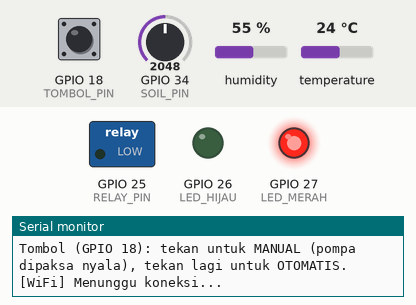
Bench run of a program on a simulated ESP32. Shown: switched loads named in the program (green lamp = pin HIGH), output pins drawn as LEDs (lit = HIGH), the last lines printed to the serial monitor. Inputs (shaded band) come from the test bench; at power-on: GPIO 34 (SOIL_PIN) = 2048, GPIO 18 (TOMBOL_PIN) HIGH, humidity 55 %, temperature 24 °C (analog values on the 0–4095 scale). WiFi joins after 1.5 s; servers stay silent unless stated; no MQTT or app messages arrive unless stated.

Above: at 1.2 s.
1.3 s: GPIO 34 (SOIL_PIN) set to 1707
4.5 s: GPIO 34 (SOIL_PIN) set to 1564
At 7.1 s:
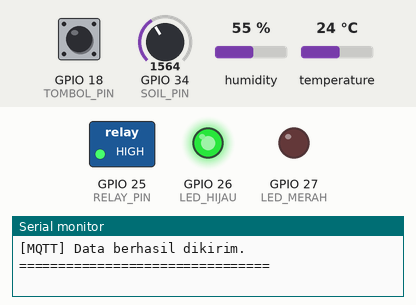
11.6 s: GPIO 34 (SOIL_PIN) set to 2047
At 12.8 s:
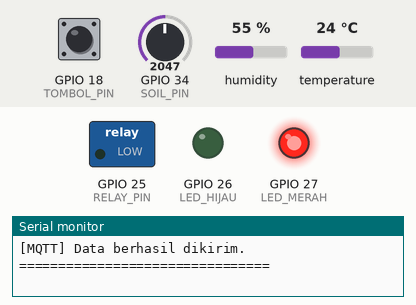
13.5 s: GPIO 34 (SOIL_PIN) set to 1228
At 16.3 s:
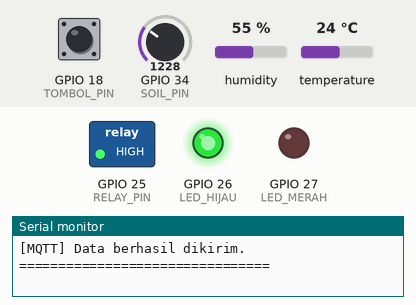
Timing chart, 0 to 17.5 s (numbered marks = the images above; inputs shaded):
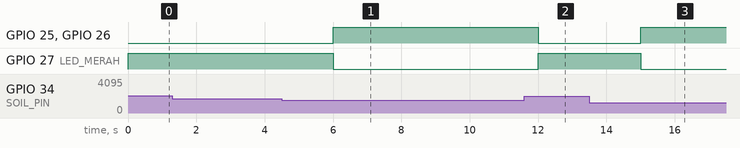

The program:

main.cpp
```cpp
#include <Arduino.h>
#include <WiFi.h>
#include <PubSubClient.h>
#include <DHT.h>

// ==========================================
// 1. KONFIGURASI PIN ESP32
// ==========================================

#define DHT_PIN 15
#define DHT_TYPE DHT22

#define SOIL_PIN 34
#define RELAY_PIN 25

#define LED_MERAH 27
#define LED_HIJAU 26

// Pushbutton: satu kaki ke GPIO 18, kaki lainnya ke GND (memakai INPUT_PULLUP)
#define TOMBOL_PIN 18

// ==========================================
// 2. MODE DEMO: BLOCKING vs NON-BLOCKING
// ==========================================
// 1 = BLOCKING     -> program "tidur" dengan delay(3000). Selama tidur,
//                     tombol TIDAK dibaca (respons lambat / tidak terbaca).
// 0 = NON-BLOCKING -> pewaktu millis(). Tombol dibaca ribuan kali per detik
//                     (respons langsung).
#define MODE_BLOCKING 0

// ==========================================
// 3. KONFIGURASI WIFI
// ==========================================

// Untuk simulasi Wokwi
const char* WIFI_SSID = "Wokwi-GUEST";
const char* WIFI_PASSWORD = "";

// ==========================================
// 4. KONFIGURASI MQTT
// ==========================================

const char* MQTT_BROKER = "broker.emqx.io";
const int MQTT_PORT = 1883;

const char* MQTT_TOPIC = "wokwi-smartgarden/data";

const char* MQTT_CLIENT_ID = "ArHydroSense-ESP32";

// ==========================================
// 5. INISIALISASI KOMPONEN DAN STATUS
// ==========================================

DHT dht(DHT_PIN, DHT_TYPE);

WiFiClient espClient;
PubSubClient mqtt(espClient);

// Batas kelembapan tanah
const int BATAS_KELEMBAPAN = 40;

// Interval pembacaan sensor
unsigned long previousMillis = 0;
const unsigned long interval = 3000;

// Status kontrol pompa
int kelembapanTanahTerakhir = 100;  // anggap lembap sampai ada pembacaan pertama
bool modeManual = false;            // true = pompa dipaksa nyala oleh tombol
bool pompaNyala = false;

// Status tombol
bool tombolSebelumnya = HIGH;
unsigned long waktuDebounce = 0;
const unsigned long DEBOUNCE_MS = 50;

// Pengukuran respons loop
unsigned long terakhirPolling = 0;
unsigned long jedaPollingMaks = 0;
unsigned long jumlahLoop = 0;

// Status koneksi (tanpa loop yang memblokir)
unsigned long terakhirCobaKoneksi = 0;
const unsigned long JEDA_COBA_KONEKSI = 3000;
bool wifiTerhubungSebelumnya = false;

// ==========================================
// 6. KONEKSI WIFI & MQTT (NON-BLOCKING)
// ==========================================

void jagaKoneksi() {

    bool wifiOk = (WiFi.status() == WL_CONNECTED);

    if (wifiOk && !wifiTerhubungSebelumnya) {

        Serial.print("[WiFi] Terhubung! IP: ");
        Serial.println(WiFi.localIP());

    }

    wifiTerhubungSebelumnya = wifiOk;

    unsigned long sekarang = millis();

    if (sekarang - terakhirCobaKoneksi < JEDA_COBA_KONEKSI) {
        return;
    }

    if (!wifiOk) {

        terakhirCobaKoneksi = sekarang;
        Serial.println("[WiFi] Menunggu koneksi...");
        return;

    }

    if (!mqtt.connected()) {

        terakhirCobaKoneksi = sekarang;

        Serial.print("[MQTT] Menghubungkan...");

        if (mqtt.connect(MQTT_CLIENT_ID)) {

            Serial.println(" terhubung!");

        } else {

            Serial.print(" gagal, kode: ");
            Serial.println(mqtt.state());

        }

    }

}

// ==========================================
// 7. KONTROL POMPA, RELAY, DAN LED
// ==========================================

void terapkanPompa() {

    bool tanahKering = (kelembapanTanahTerakhir < BATAS_KELEMBAPAN);

    // Pompa nyala jika mode manual aktif ATAU tanah kering
    pompaNyala = modeManual || tanahKering;

    digitalWrite(RELAY_PIN, pompaNyala ? HIGH : LOW);

    // LED hijau = pompa nyala, LED merah = pompa mati
    digitalWrite(LED_HIJAU, pompaNyala ? HIGH : LOW);
    digitalWrite(LED_MERAH, pompaNyala ? LOW : HIGH);

}

// ==========================================
// 8. PEMBACAAN TOMBOL
// ==========================================

void periksaTombol() {

    unsigned long sekarang = millis();

    // Jeda sejak tombol terakhir dibaca = batas keterlambatan respons
    unsigned long jeda = sekarang - terakhirPolling;

    if (jeda > jedaPollingMaks) {
        jedaPollingMaks = jeda;
    }

    terakhirPolling = sekarang;

    bool bacaTombol = digitalRead(TOMBOL_PIN);

    // Terdeteksi saat tombol baru ditekan (HIGH -> LOW), dengan debounce
    if (bacaTombol == LOW && tombolSebelumnya == HIGH
        && (sekarang - waktuDebounce > DEBOUNCE_MS)) {

        waktuDebounce = sekarang;

        modeManual = !modeManual;

        // Respons langsung: relay dan LED diperbarui saat itu juga
        terapkanPompa();

        Serial.println();

        if (modeManual) {
            Serial.println("[TOMBOL] Mode MANUAL AKTIF: pompa dipaksa NYALA.");
        } else {
            Serial.println("[TOMBOL] Mode MANUAL MATI: kembali OTOMATIS (sensor).");
        }

        Serial.print("[TOMBOL] Jeda sejak tombol terakhir dibaca: ");
        Serial.print(jeda);
        Serial.println(" ms");

    }

    tombolSebelumnya = bacaTombol;

}

// ==========================================
// 9. SIKLUS PEMBACAAN SENSOR (tiap 3 detik)
// ==========================================

void siklusSensor() {

    Serial.println();
    Serial.println("========== DATA SENSOR ==========");

    // ----------------------------------
    // Membaca Soil Moisture
    // ----------------------------------

    int nilaiMentah = analogRead(SOIL_PIN);

    int kelembapanTanah = map(
        nilaiMentah,
        0,
        4095,
        0,
        100
    );

    kelembapanTanah = constrain(
        kelembapanTanah,
        0,
        100
    );

    // ----------------------------------
    // Kontrol Penyiraman (tidak bergantung pada DHT22)
    // ----------------------------------

    kelembapanTanahTerakhir = kelembapanTanah;
    terapkanPompa();

    Serial.print("Kelembapan Tanah : ");
    Serial.print(kelembapanTanah);
    Serial.println(" %");

    Serial.print("Kondisi Tanah    : ");
    Serial.println(kelembapanTanah < BATAS_KELEMBAPAN ? "KERING" : "LEMBAP");

    Serial.print("Mode Pompa       : ");
    Serial.println(modeManual ? "MANUAL (tombol)" : "OTOMATIS (sensor)");

    Serial.print("Status Pompa     : ");
    Serial.println(pompaNyala ? "NYALA" : "MATI");

    // ----------------------------------
    // Pengukuran Respons Loop
    // ----------------------------------

    Serial.println("--------------------------------");

    Serial.print("Mode Loop        : ");
#if MODE_BLOCKING
    Serial.println("BLOCKING (delay)");
#else
    Serial.println("NON-BLOCKING (millis)");
#endif

    Serial.print("Putaran loop     : ");
    Serial.print(jumlahLoop);
    Serial.println(" kali");

    Serial.print("Jeda baca tombol : maks ");
    Serial.print(jedaPollingMaks);
    Serial.println(" ms");

    jumlahLoop = 0;
    jedaPollingMaks = 0;

    Serial.println("--------------------------------");

    // ----------------------------------
    // Membaca DHT22
    // ----------------------------------

    float suhu = dht.readTemperature();
    float kelembapanUdara = dht.readHumidity();

    if (isnan(suhu) || isnan(kelembapanUdara)) {

        Serial.println("[GALAT] DHT22 gagal dibaca. Data tidak dikirim (pompa tetap dikontrol).");
        return;

    }

    Serial.print("Suhu Udara       : ");
    Serial.print(suhu);
    Serial.println(" C");

    Serial.print("Kelembapan Udara : ");
    Serial.print(kelembapanUdara);
    Serial.println(" %");

    // ----------------------------------
    // Membuat Payload JSON
    // ----------------------------------

    String payload = "{";

    payload += "\"temp\":" + String(suhu, 1) + ",";
    payload += "\"humidity\":" + String(kelembapanUdara, 1) + ",";
    payload += "\"soil\":" + String(kelembapanTanah) + ",";
    payload += "\"pump\":\"";

    payload += pompaNyala ? "NYALA" : "MATI";

    payload += "\"}";

    Serial.println("Data JSON:");
    Serial.println(payload);

    // ----------------------------------
    // Mengirim Data ke MQTT
    // ----------------------------------

    if (mqtt.connected()) {

        if (mqtt.publish(MQTT_TOPIC, payload.c_str())) {

            Serial.println("[MQTT] Data berhasil dikirim.");

        } else {

            Serial.println("[MQTT] Gagal mengirim data.");

        }

    } else {

        Serial.println("[MQTT] Belum terhubung, data tidak dikirim.");

    }

    Serial.println("================================");

}

// ==========================================
// 10. SETUP
// ==========================================

void setup() {

    Serial.begin(115200);

    // Inisialisasi sensor
    dht.begin();

    // Inisialisasi ADC
    analogReadResolution(12);

    // Inisialisasi relay, LED, dan tombol
    pinMode(RELAY_PIN, OUTPUT);

    pinMode(LED_MERAH, OUTPUT);
    pinMode(LED_HIJAU, OUTPUT);

    pinMode(TOMBOL_PIN, INPUT_PULLUP);

    // Kondisi awal: pompa mati, LED merah menyala
    terapkanPompa();

    Serial.println();
    Serial.println("================================");
    Serial.println("       ARHYDROSENSE ESP32       ");
    Serial.println("   SISTEM PENYIRAMAN OTOMATIS   ");
    Serial.println("================================");

    Serial.print("Mode Loop : ");
#if MODE_BLOCKING
    Serial.println("BLOCKING (delay)");
#else
    Serial.println("NON-BLOCKING (millis)");
#endif

    Serial.println("Tombol (GPIO 18): tekan untuk MANUAL (pompa dipaksa nyala), tekan lagi untuk OTOMATIS.");

    // WiFi dimulai tanpa menunggu; sambungan dijaga di loop()
    WiFi.mode(WIFI_STA);
    WiFi.begin(WIFI_SSID, WIFI_PASSWORD);

    mqtt.setServer(MQTT_BROKER, MQTT_PORT);

    terakhirCobaKoneksi = millis() - JEDA_COBA_KONEKSI;
    terakhirPolling = millis();

}

// ==========================================
// 11. LOOP UTAMA
// ==========================================

void loop() {

    jumlahLoop++;

    jagaKoneksi();

    mqtt.loop();

    periksaTombol();

#if MODE_BLOCKING

    // BLOCKING: selama delay(), program tidak bisa membaca tombol
    siklusSensor();
    delay(interval);

#else

    // NON-BLOCKING: loop terus berputar, sensor dibaca saat waktunya tiba
    unsigned long currentMillis = millis();

    if (currentMillis - previousMillis >= interval) {

        previousMillis = currentMillis;
        siklusSensor();

    }

#endif

}
```

Measured:
- the behaviour switches between 1638 and 1637 on GPIO 34 (SOIL_PIN) (found by bisection; images 0 and 1)
- after the input at 4.5 s, GPIO 25 (RELAY_PIN), GPIO 26 (LED_HIJAU): LOW → HIGH after 1.5 s; GPIO 27 (LED_MERAH): HIGH → LOW after 1.5 s
- after the input at 11.6 s, GPIO 25 (RELAY_PIN), GPIO 26 (LED_HIJAU): HIGH → LOW after 0.40 s; GPIO 27 (LED_MERAH): LOW → HIGH after 0.40 s
- after the input at 13.5 s, GPIO 25 (RELAY_PIN), GPIO 26 (LED_HIJAU): LOW → HIGH after 1.5 s; GPIO 27 (LED_MERAH): HIGH → LOW after 1.5 s
